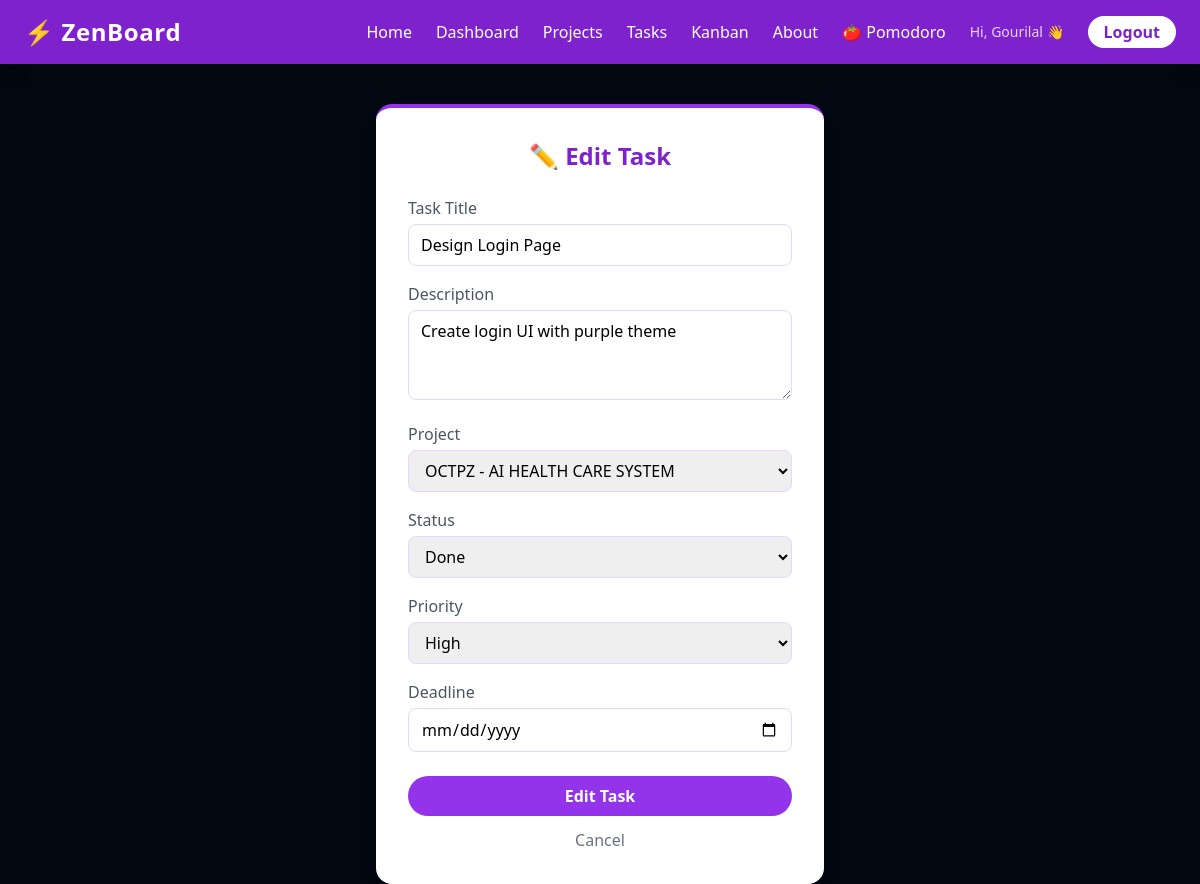
Screenshot of /tasks/edit/1/ (signed in) with the database file from the repository.
### tasks/models.py (models this page shows, shortened)
class Task(models.Model):
    STATUS_CHOICES = [
        ('todo', 'To Do'),
        ('inprogress', 'In Progress'),
        ('done', 'Done'),
    ]
    PRIORITY_CHOICES = [
        ('low', 'Low'),
        ('medium', 'Medium'),
        ('high', 'High'),
    ]
    title = models.CharField(max_length=200)
    description = models.TextField(blank=True)
    status = models.CharField(max_length=20, choices=STATUS_CHOICES, default='todo')
    priority = models.CharField(max_length=20, choices=PRIORITY_CHOICES, default='medium')
    project = models.ForeignKey(Project, on_delete=models.CASCADE)
    assigned_to = models.ForeignKey(User, on_delete=models.SET_NULL, null=True, blank=True)
    deadline = models.DateField(null=True, blank=True)
    created_at = models.DateTimeField(auto_now_add=True)

class Project(models.Model):
    name = models.CharField(max_length=200)
    description = models.TextField(blank=True)
    owner = models.ForeignKey(User, on_delete=models.CASCADE)
    created_at = models.DateTimeField(auto_now_add=True)

### tasks/views.py (the view, shortened to what this page needs)
# urls.py: path('tasks/edit/<int:pk>/', views.task_edit, name='task_edit'),
@login_required
def task_edit(request, pk):
    task = get_object_or_404(Task, id=pk, project__owner=request.user)
    projects = Project.objects.filter(owner=request.user)
    return render(request, 'tasks/task_form.html', {'action': 'Edit', 'task': task, 'projects': projects})

### templates/tasks/task_form.html (shortened to what this page needs)
{% extends 'tasks/base.html' %}
{% block content %}
<div class="flex justify-center items-center min-h-[80vh]">
    <div class="bg-white rounded-2xl shadow-lg p-8 w-full max-w-md border-t-4 border-purple-600">
        <h2 class="text-2xl font-bold text-purple-700 mb-6 text-center">
            {% if action == 'Edit' %}✏️ Edit Task{% else %}✅ New Task{% endif %}
        </h2>
        <form method="POST">
            <div class="mb-4">
                <label class="block text-gray-600 font-medium mb-1">Task Title</label>
                <input type="text" name="title" value="{{ task.title }}"
                    class="w-full border border-purple-200 rounded-lg px-3 py-2 focus:outline-none focus:border-purple-500"
                    required>
            </div>
            <div class="mb-4">
                <label class="block text-gray-600 font-medium mb-1">Description</label>
                <textarea name="description" rows="3"
                    class="w-full border border-purple-200 rounded-lg px-3 py-2 focus:outline-none focus:border-purple-500">{{ task.description }}</textarea>
            </div>
            <div class="mb-4">
                <label class="block text-gray-600 font-medium mb-1">Project</label>
                <select name="project" class="w-full border border-purple-200 rounded-lg px-3 py-2 focus:outline-none focus:border-purple-500">
                    {% for project in projects %}
                        <option value="{{ project.id }}" {% if task.project.id == project.id %}selected{% endif %}>
                            {{ project.name }}
                        </option>
                    {% endfor %}
                </select>
            </div>
            <div class="mb-4">
                <label class="block text-gray-600 font-medium mb-1">Status</label>
                <select name="status" class="w-full border border-purple-200 rounded-lg px-3 py-2 focus:outline-none focus:border-purple-500">
                    <option value="done" {% if task.status == 'done' %}selected{% endif %}>Done</option>
                </select>
            </div>
            <div class="mb-4">
                <label class="block text-gray-600 font-medium mb-1">Priority</label>
                <select name="priority" class="w-full border border-purple-200 rounded-lg px-3 py-2 focus:outline-none focus:border-purple-500">
                    <option value="high" {% if task.priority == 'high' %}selected{% endif %}>High</option>
                </select>
            </div>
            <div class="mb-4">
                <label class="block text-gray-600 font-medium mb-1">Deadline</label>
                <input type="date" name="deadline" value="{{ task.deadline }}"
                    class="w-full border border-purple-200 rounded-lg px-3 py-2 focus:outline-none focus:border-purple-500">
            </div>
            <button type="submit" class="w-full bg-purple-600 text-white py-2 rounded-full font-semibold hover:bg-purple-700 transition mt-2">
                {{ action }} Task
            </button>
            <a href="{% url 'task_list' %}" class="block text-center text-gray-500 mt-3 hover:text-purple-600">Cancel</a>
        </form>
    </div>
</div>
{% endblock %}

### templates/tasks/base.html (shortened to what this page needs)
<!DOCTYPE html>
<html>
<head>
    <script src="https://cdn.tailwindcss.com"></script>
</head>
<body class="bg-gray-950 min-h-screen">
    <nav class="bg-purple-700 text-white px-6 py-4 flex items-center justify-between shadow-lg">
        <h1 class="text-2xl font-bold tracking-wide">⚡ ZenBoard</h1>
        <div class="flex items-center gap-6">
            <a href="{% url 'home' %}" class="hover:text-purple-200 transition font-medium">Home</a>
            <a href="{% url 'dashboard' %}" class="hover:text-purple-200 transition font-medium">Dashboard</a>
            <a href="{% url 'project_list' %}" class="hover:text-purple-200 transition font-medium">Projects</a>
            <a href="{% url 'task_list' %}" class="hover:text-purple-200 transition font-medium">Tasks</a>
            <a href="{% url 'kanban' %}" class="hover:text-purple-200 transition font-medium">Kanban</a>
                 <a href="{% url 'about' %}" class="hover:text-purple-200 transition font-medium">About</a>
                 <a href="{% url 'pomodoro' %}" class="hover:text-purple-200 transition font-medium">🍅 Pomodoro</a>
            {% if user.is_authenticated %}
                <span class="text-purple-200 text-sm">Hi, {{ user.username }} 👋</span>
                <a href="{% url 'logout' %}" class="bg-white text-purple-700 px-4 py-1 rounded-full font-semibold hover:bg-purple-100 transition">Logout</a>
            {% else %}
                <a href="{% url 'login' %}" class="bg-white text-purple-700 px-4 py-1 rounded-full font-semibold hover:bg-purple-100 transition">Login</a>
            {% endif %}
        </div>
    </nav>
    <div class="max-w-5xl mx-auto mt-10 px-4">
        {% block content %}
        {% endblock %}
    </div>
</body>
</html>

### rows the page displays
Task: title "Design Login Page", description "Create login UI with purple theme", project "OCTPZ - AI HEALTH CARE SYSTEM", status "Done", priority "High"

### other values shown
{{ user.username }} "Gourilal"
{{ action }} "Edit"
